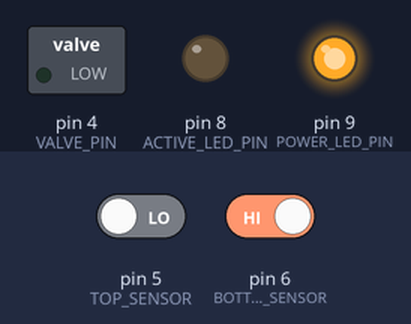
Simulated run of this sketch. Board: Arduino Uno, built with avr-gcc and run on an emulated ATmega328P. Shown: switched loads named in the sketch (green lamp = pin HIGH), output pins drawn as LEDs (lit = HIGH). Inputs (shaded band) come from the test bench; at power-on: pin 6 (BOTTOM_SENSOR) HIGH, pin 5 (TOP_SENSOR) LOW.

Above: at 1.8 s.
1.9 s: pin 6 (BOTTOM_SENSOR) driven LOW
At 2.3 s:
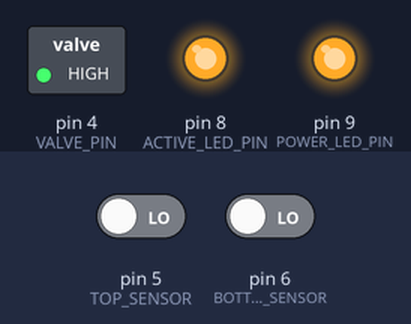
3.5 s: pin 5 (TOP_SENSOR) driven HIGH
At 4.6 s:
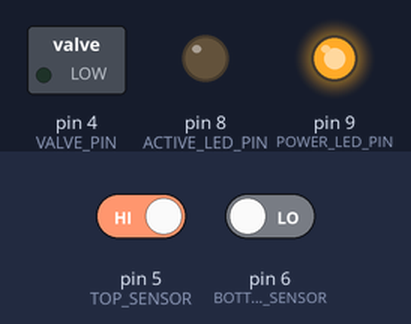
5.0 s: pin 5 (TOP_SENSOR) driven LOW
At 5.8 s:
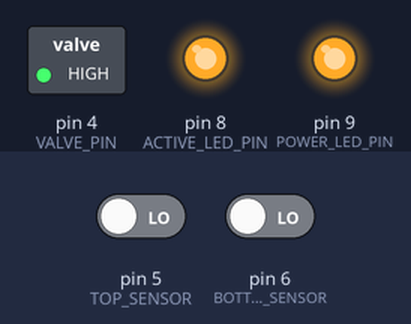
Timing chart, 0 to 8.0 s (numbered marks = the images above; inputs shaded):
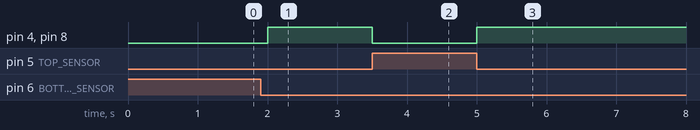

The sketch:

WaterSensor.ino
```cpp
#define VALVE_PIN 4
#define TOP_SENSOR 5
#define BOTTOM_SENSOR 6
#define ACTIVE_LED_PIN 8 // Green LED
#define POWER_LED_PIN 9  // Red LED


bool valveOpen = false;
int bottomLevel = 0;
int topLevel = 0;

void setup() {
  Serial.begin(9600);
  pinMode(BOTTOM_SENSOR,INPUT);
  pinMode(ACTIVE_LED_PIN,OUTPUT);
  pinMode(POWER_LED_PIN,OUTPUT);
  pinMode(TOP_SENSOR,INPUT);
  pinMode(VALVE_PIN, OUTPUT);
  digitalWrite(POWER_LED_PIN,HIGH);
}

void closeValve() {
  valveOpen = false;
  digitalWrite(VALVE_PIN, LOW);
  /* Serial.println("Valve Closed"); */
}

void openValve() {
  valveOpen = true;
  digitalWrite(VALVE_PIN, HIGH);
  /* Serial.println("Valve Opened"); */
}

void loop() {
  bottomLevel=digitalRead(BOTTOM_SENSOR);
  topLevel=digitalRead(TOP_SENSOR);

  if (topLevel == 1 && valveOpen) {
    closeValve();
    digitalWrite(ACTIVE_LED_PIN,LOW);
  }

  else if (topLevel == 0 && bottomLevel == 0 && !valveOpen) {
    openValve();
    digitalWrite(ACTIVE_LED_PIN,HIGH);
  }
  delay(500);
}
```

Measured:
- after the input at 1.9 s, pin 4 (VALVE_PIN), pin 8 (ACTIVE_LED_PIN): LOW → HIGH after 0.10 s
- after the input at 3.5 s, pin 4 (VALVE_PIN), pin 8 (ACTIVE_LED_PIN): HIGH → LOW at once
- after the input at 5.0 s, pin 4 (VALVE_PIN), pin 8 (ACTIVE_LED_PIN): LOW → HIGH at once
